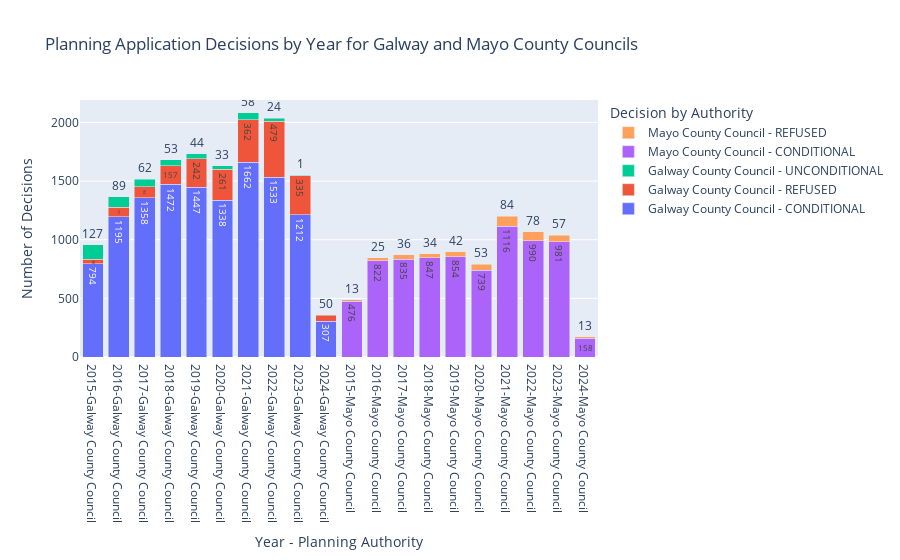

The code cell stored with this chart in its notebook:
### Markdown cell above
Simple test - analyze the distribution of planning application decisions (e.g., Granted, Refused) over the years

### Code cell
import plotly.graph_objects as go
import pandas as pd

# Assuming df is existing DataFrame

# Filter the DataFrame for rows where PlanningAuthority is 'Galway County Council'
filtered_df = df[df['PlanningAuthority'].isin(['Galway County Council', 'Mayo County Council'])].copy()
# Drop potential missing values
filtered_df.dropna(subset=['DecisionDate', 'PlanningAuthority'], inplace=True)
# Convert decision dates to datetime format in the filtered DataFrame
filtered_df['DecisionDate'] = pd.to_datetime(filtered_df['DecisionDate'])

# Extract the year from the DecisionDate
filtered_df['DecisionYear'] = filtered_df['DecisionDate'].dt.year

# Group by 'DecisionYear', 'PlanningAuthority', and 'Decision' and count
decision_counts = filtered_df.groupby(['DecisionYear', 'PlanningAuthority', 'Decision']).size().reset_index(name='Counts')

# Prepare a figure
fig = go.Figure()

# Define unique categories
years = decision_counts['DecisionYear'].unique()
authorities = decision_counts['PlanningAuthority'].unique()
decisions = decision_counts['Decision'].unique()

# Create bars
for authority in authorities:
    for decision in decisions:
        df_filtered = decision_counts[(decision_counts['PlanningAuthority'] == authority) & (decision_counts['Decision'] == decision)]
        
        fig.add_trace(go.Bar(
            x=[f"{year}-{authority}" for year in df_filtered['DecisionYear']],
            y=df_filtered['Counts'],
            name=f"{authority} - {decision}",
            text=df_filtered['Counts'],
            textposition='auto',
        ))

# Customize appearance
fig.update_layout(
    barmode='stack',
    title='Planning Application Decisions by Year for Galway and Mayo County Councils',
    xaxis_title='Year - Planning Authority',
    yaxis_title='Number of Decisions',
    legend_title='Decision by Authority',
)

# Show the plot
fig.show()

### Figure 1 — Plotly figure (JSON) as saved in the notebook; plotly's stock layout.template omitted (floating-point values rounded to 4 significant figures)
{"data": [{"name": "Galway County Council - CONDITIONAL", "text": [794, 1195, 1358, 1472, 1447, 1338, 1662, 1533, 1212, 307], "textposition": "auto", "type": "bar", "x": ["2015-Galway County Council", "2016-Galway County Council", "2017-Galway County Council", "2018-Galway County Council", "2019-Galway County Council", "2020-Galway County Council", "2021-Galway County Council", "2022-Galway County Council", "2023-Galway County Council", "2024-Galway County Council"], "y": [794, 1195, 1358, 1472, 1447, 1338, 1662, 1533, 1212, 307]}, {"name": "Galway County Council - REFUSED", "text": [38, 84, 94, 157, 242, 261, 362, 479, 335, 50], "textposition": "auto", "type": "bar", "x": ["2015-Galway County Council", "2016-Galway County Council", "2017-Galway County Council", "2018-Galway County Council", "2019-Galway County Council", "2020-Galway County Council", "2021-Galway County Council", "2022-Galway County Council", "2023-Galway County Council", "2024-Galway County Council"], "y": [38, 84, 94, 157, 242, 261, 362, 479, 335, 50]}, {"name": "Galway County Council - UNCONDITIONAL", "text": [127, 89, 62, 53, 44, 33, 58, 24, 1], "textposition": "auto", "type": "bar", "x": ["2015-Galway County Council", "2016-Galway County Council", "2017-Galway County Council", "2018-Galway County Council", "2019-Galway County Council", "2020-Galway County Council", "2021-Galway County Council", "2022-Galway County Council", "2023-Galway County Council"], "y": [127, 89, 62, 53, 44, 33, 58, 24, 1]}, {"name": "Mayo County Council - CONDITIONAL", "text": [476, 822, 835, 847, 854, 739, 1116, 990, 981, 158], "textposition": "auto", "type": "bar", "x": ["2015-Mayo County Council", "2016-Mayo County Council", "2017-Mayo County Council", "2018-Mayo County Council", "2019-Mayo County Council", "2020-Mayo County Council", "2021-Mayo County Council", "2022-Mayo County Council", "2023-Mayo County Council", "2024-Mayo County Council"], "y": [476, 822, 835, 847, 854, 739, 1116, 990, 981, 158]}, {"name": "Mayo County Council - REFUSED", "text": [13, 25, 36, 34, 42, 53, 84, 78, 57, 13], "textposition": "auto", "type": "bar", "x": ["2015-Mayo County Council", "2016-Mayo County Council", "2017-Mayo County Council", "2018-Mayo County Council", "2019-Mayo County Council", "2020-Mayo County Council", "2021-Mayo County Council", "2022-Mayo County Council", "2023-Mayo County Council", "2024-Mayo County Council"], "y": [13, 25, 36, 34, 42, 53, 84, 78, 57, 13]}, {"name": "Mayo County Council - UNCONDITIONAL", "text": [], "textposition": "auto", "type": "bar", "x": [], "y": []}], "layout": {"barmode": "stack", "legend": {"title": {"text": "Decision by Authority"}}, "title": {"text": "Planning Application Decisions by Year for Galway and Mayo County Councils"}, "xaxis": {"title": {"text": "Year - Planning Authority"}}, "yaxis": {"title": {"text": "Number of Decisions"}}}}
